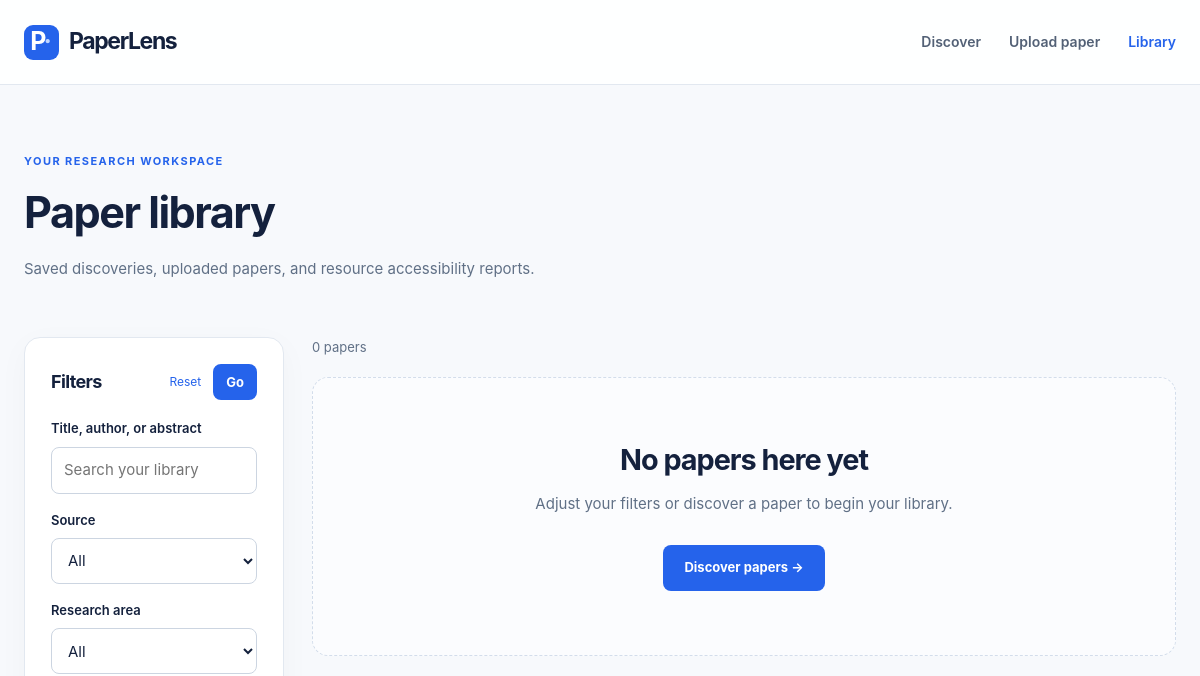
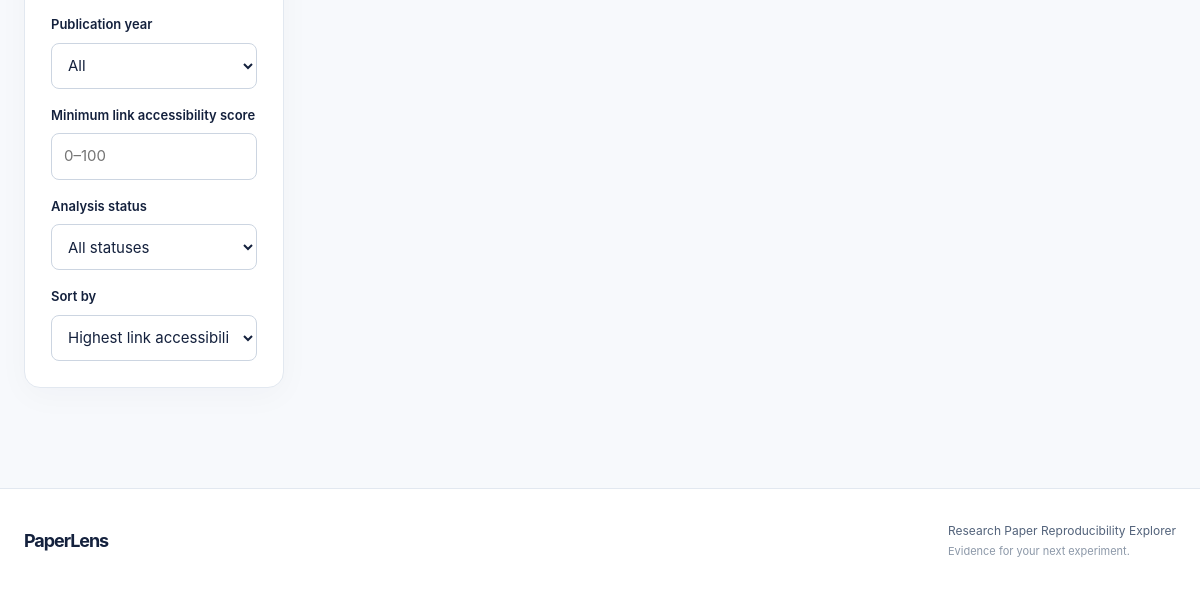
The app's page /library, older data (2 pictures, top to bottom).
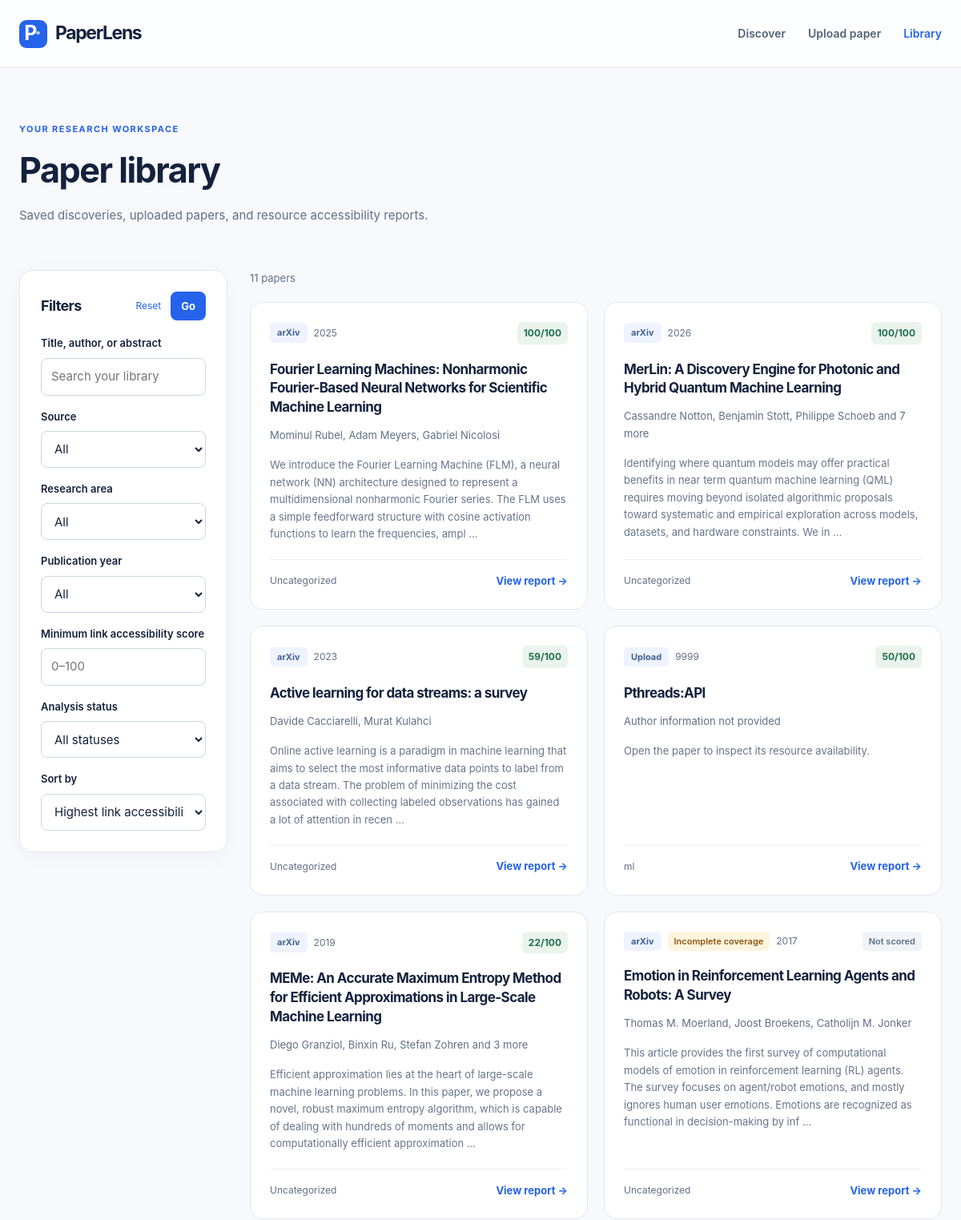
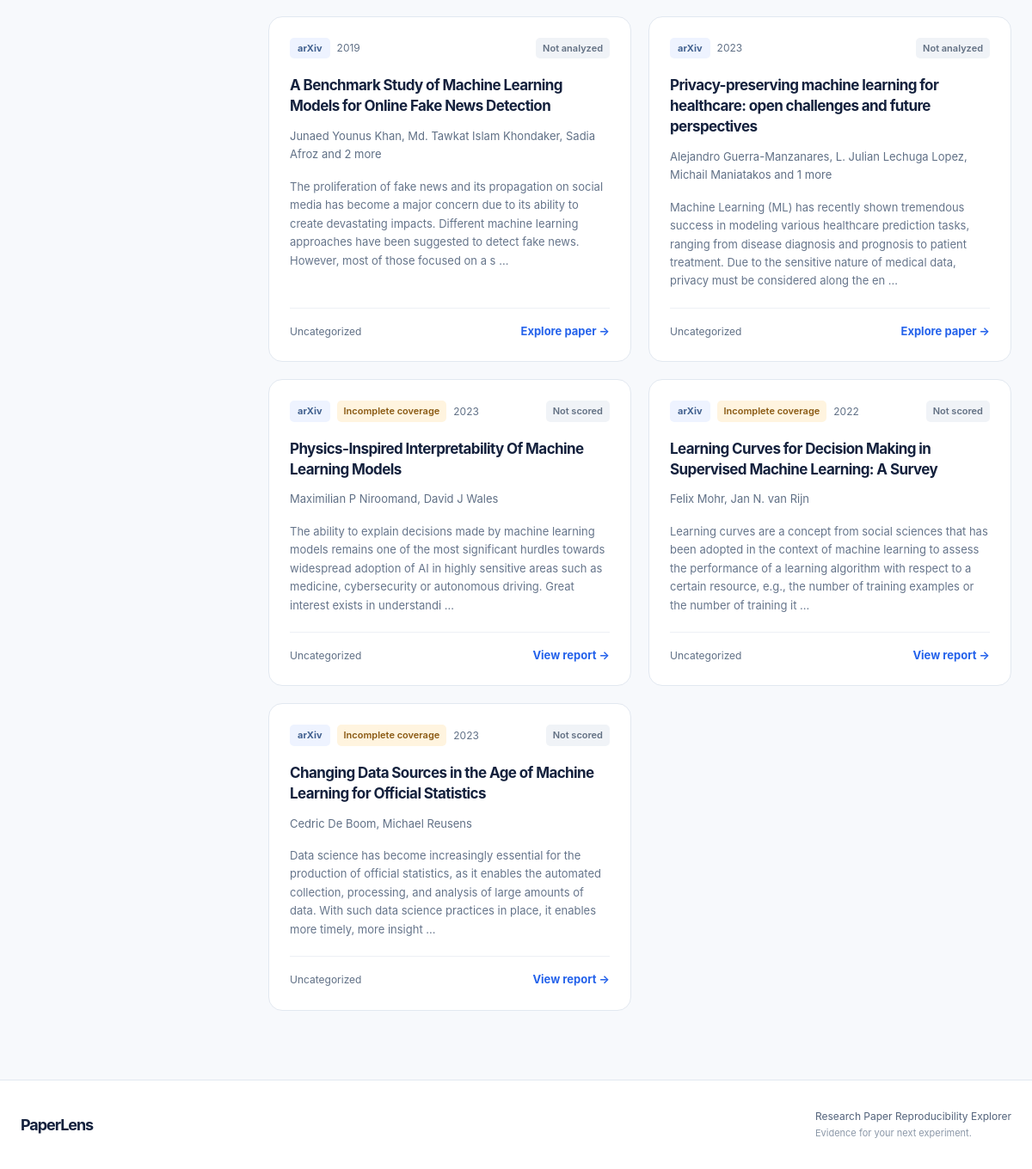
The same page, newer data (2 pictures, top to bottom).
### tables this page shows
CREATE TABLE papers (
    id INTEGER PRIMARY KEY AUTOINCREMENT,

    source TEXT NOT NULL,
    external_id TEXT NOT NULL,

    title TEXT NOT NULL,
    authors TEXT NOT NULL DEFAULT '[]',
    year INTEGER,
    abstract TEXT NOT NULL DEFAULT '',

    paper_url TEXT,
    pdf_url TEXT,

    last_analyzed_at TEXT,

    analysis_status TEXT NOT NULL DEFAULT 'pending'
        CHECK (analysis_status IN ('pending', 'completed', 'partial', 'failed', 'analyzing')),

    identity TEXT UNIQUE NOT NULL,
    area TEXT NOT NULL DEFAULT 'Uncategorized',
    local_path TEXT,
    created_at TEXT NOT NULL,
    report TEXT,
    score INTEGER,

    UNIQUE (source, external_id)
);

### app/routes.py (the view)
    @app.route("/library", methods=["GET"])
    def library():
        selected = filters()
        return render_template(
            "library.html", papers=list_papers(selected), filters=selected, facets=facets()
        )

### app/routes.py (called while the page is built)
def filters():
    result = {
        key: request.args.get(key, "").strip()
        for key in ("q", "source", "area", "year", "min_score", "sort", "analysis_status")
    }
    result["q"] = result["q"][:200]
    if result["sort"] not in ("score", "newest", "year"):
        result["sort"] = "score"
    for key, low, high in (("year", 1000, 9999), ("min_score", 0, 100)):
        if result[key]:
            try:
                value = int(result[key])
                if not low <= value <= high:
                    raise ValueError
            except ValueError:
                abort(400, description="Year or minimum score is invalid.")
    return result

### src/database/db.py (called while the page is built)
def get_connection(db_path=None):
    path = database_path(db_path)
    path.parent.mkdir(parents=True, exist_ok=True)
    db = sqlite3.connect(path, timeout=20)
    db.row_factory = sqlite3.Row
    db.execute("PRAGMA foreign_keys=ON")
    db.execute("PRAGMA synchronous=FULL")
    return db

def database_path(db_path=None):
    value = db_path
    if value is None and has_app_context():
        value = current_app.config.get("DATABASE")
    value = str(value or DATABASE_PATH)
    if value == ":memory:" or value.startswith("file:"):
        raise ValueError("Use a persistent SQLite file path for DATABASE.")
    path = Path(value).expanduser()
    if not path.is_absolute():
        path = PROJECT_ROOT / path
    return path.resolve()

@contextmanager
def connection(db_path=None):
    db = get_connection(db_path)
    try:
        with db:
            yield db
    finally:
        db.close()

def _authors(value):
    if isinstance(value, str):
        try:
            decoded = json.loads(value)
        except ValueError:
            decoded = None
        return (
            decoded
            if isinstance(decoded, list)
            else [name.strip() for name in value.split(";") if name.strip()]
        )
    return list(value or [])

def decode(row):
    if row is None:
        return None
    paper = dict(row)
    paper["authors"] = _authors(paper["authors"])
    paper["analysis_status"] = UI_STATUSES.get(paper["analysis_status"], paper["analysis_status"])
    paper["report"] = json.loads(paper["report"]) if paper["report"] else None
    return paper

### templates/library.html (shortened to what this page needs)
{% extends "base.html" %}
{% from "card.html" import paper_card %}
{% block styles %}
    <link rel="stylesheet"
          href="{{ url_for('static', filename='css/library.css') }}">
{% endblock %}
{% block content %}
    <section class="container page-head">
        <span class="eyebrow">YOUR RESEARCH WORKSPACE</span>
        <div class="section-heading">
            <div>
                <h1>Paper library</h1>
                <p class="muted">Saved discoveries, uploaded papers, and resource accessibility reports.</p>
            </div>
        </div>
    </section>
    <section class="container section library-layout">
        <form class="panel filter-panel" action="{{ url_for('main.library') }}" method="get">
            <div class="section-heading">
                <h2>Filters</h2>
                <div class="filter-actions">
                    <a href="{{ url_for('main.library') }}">Reset</a>
                    <button class="button primary small" type="submit">Go</button>
                </div>
            </div>
            <label for="filter-q">Title, author, or abstract</label>
            <input id="filter-q"
                   name="q"
                   value="{{ filters.q }}"
                   maxlength="200"
                   placeholder="Search your library">
            {% for field, label in [('source', 'Source'), ('area', 'Research area'), ('year', 'Publication year')] %}
                <label for="filter-{{ field }}">{{ label }}</label>
                <select id="filter-{{ field }}" name="{{ field }}">
                    <option value="">All</option>
                </select>
            {% endfor %}
            <label for="filter-score">Minimum link accessibility score</label>
            <input id="filter-score"
                   type="number"
                   min="0"
                   max="100"
                   name="min_score"
                   value="{{ filters.min_score }}"
                   placeholder="0–100">
            <label for="filter-status">Analysis status</label>
            <select id="filter-status" name="analysis_status">
                <option value="">All statuses</option>
            </select>
            <label for="filter-sort">Sort by</label>
            <select id="filter-sort" name="sort">
                {% for value, label in [('newest','Recently saved'),('score','Highest link accessibility'),('year','Publication year')] %}
                    <option value="{{ value }}"
                            {% if filters.sort == value %}selected{% endif %}>{{ label }}</option>
                {% endfor %}
            </select>
        </form>
        <div>
            <p class="result-count">{{ papers|length }} paper{{ '' if papers|length == 1 else 's' }}</p>
            {% if papers %}
                <div class="paper-grid library-grid">
                    {% for paper in papers %}
                        {{ paper_card(paper) }}
                    {% endfor %}
                </div>
            {% else %}
                <div class="empty-state">
                    <h2>No papers here yet</h2>
                    <p>Adjust your filters or discover a paper to begin your library.</p>
                    <a class="button primary"
                       href="{{ url_for('main.search') }}">Discover papers →</a>
                </div>
            {% endif %}
        </div>
    </section>
{% endblock %}

### templates/base.html (shortened to what this page needs)
<!DOCTYPE html>
<html lang="en">
    <head>
        <link rel="stylesheet"
              href="{{ url_for('static', filename='css/style.css') }}">
        <link rel="stylesheet"
              href="{{ url_for('static', filename='css/_cards.css') }}">
        {% block styles %}{% endblock %}
    </head>
    <body>
        <header class="site-header">
            <nav class="nav-shell" aria-label="Main navigation">
                <a class="brand"
                   href="{{ url_for('main.search') }}"
                   aria-label="PaperLens search">
                    <span class="brand-icon" aria-hidden="true">
                        P
                        <span>·</span>
                    </span>
                    PaperLens
                </a>
                <div class="nav-links">
                    <a href="{{ url_for('main.search') }}"
                       {% if request.endpoint == 'main.search' %}aria-current="page"{% endif %}>
                        Discover
                    </a>
                    <a href="{{ url_for('main.upload') }}"
                       {% if request.endpoint == 'main.upload' %}aria-current="page"{% endif %}>
                        Upload paper
                    </a>
                    <a href="{{ url_for('main.library') }}"
                       {% if request.endpoint == 'main.library' %}aria-current="page"{% endif %}>
                        Library
                    </a>
                </div>
            </nav>
        </header>
        <main id="main">
            <div class="container flash-stack" role="status">
            </div>
            {% block content %}{% endblock %}
        </main>
        <footer class="site-footer">
            <div class="container footer-inner">
                <a class="brand" href="{{ url_for('main.search') }}">PaperLens</a>
                <p>
                    Research Paper Reproducibility Explorer
                    <br>
                    <span>Evidence for your next experiment.</span>
                </p>
            </div>
        </footer>
    </body>
</html>

### templates/card.html (shortened to what this page needs)
{% macro paper_card(paper) %}
    <article class="paper-card">
        <div class="card-top">
            <div class="tag-row">
                <span class="tag">{{ paper.source }}</span>
                {% if paper.analysis_status == "partial" %}
                    <span class="status unresolved">Incomplete coverage</span>
                {% elif paper.analysis_status == "failed" %}
                    <span class="status missing">Analysis failed</span>
                {% endif %}
                <span class="meta">{{ paper.year or 'Year unknown' }}</span>
            </div>
            {% if paper.report and paper.score is not none %}
                <span class="score-pill">{{ paper.score }}/100</span>
            {% elif paper.report %}
                <span class="status unchecked">Not scored</span>
            {% else %}
                <span class="status unchecked">Not analyzed</span>
            {% endif %}
        </div>
        <h3>
            <a href="{{ url_for('main.detail', paper_id=paper.id) }}">{{ paper.title }}</a>
        </h3>
        <p class="authors">
            {{ paper.authors[:3] | join(", ") }}
            {% if paper.authors|length > 3 %}
                and {{ paper.authors|length - 3 }} more
            {% endif %}
            {% if not paper.authors %}
                Author information not provided
            {% endif %}
        </p>
        <p class="abstract-preview">
            {{ paper.abstract[:260] }}
            {% if paper.abstract|length > 260 %}
                …
            {% endif %}
            {% if not paper.abstract %}
                Open the paper to inspect its resource availability.
            {% endif %}
        </p>
        <div class="card-bottom">
            <span class="meta">{{ paper.area }}</span>
            <a class="text-link"
               href="{{ url_for('main.detail', paper_id=paper.id) }}">
                {% if paper.report %}
                    View report
                {% else %}
                    Explore paper
                {% endif %}
                <span aria-hidden="true">→</span>
            </a>
        </div>
    </article>
{% endmacro %}

### static/css/style.css (style rules this page uses)
:root { --blue: #2563eb; --blue-dark: #1d4ed8; --ink: #14213d; --muted: #607086; --line: #e2e8f0; --paper: #fff; --background: #f7f9fc; --radius: 16px; --shadow: 0 8px 32px #14213d08; }
* { box-sizing: border-box; }
html { scroll-behavior: smooth; scroll-padding-top: 24px; }
body { margin: 0; background: var(--background); color: var(--ink); font-family: Inter, -apple-system, BlinkMacSystemFont, "Segoe UI", Arial, sans-serif; font-size: 15px; line-height: 1.65; overflow-wrap: anywhere; }
a { color: var(--blue); text-decoration: none; }
button, input, select { font: inherit; }
button, a, input, select { -webkit-tap-highlight-color: transparent; }
button { cursor: pointer; }
input:not([type=checkbox]), select { width: 100%; min-height: 46px; border: 1px solid #ccd5e1; border-radius: 8px; padding: 10px 12px; background: #fff; color: var(--ink); min-width: 0; }
label { display: block; font-weight: 600; font-size: 13px; margin-bottom: 7px; }
h1, h2, h3, p { margin-top: 0; }
h1, h2, h3 { line-height: 1.25; letter-spacing: -.035em; }
h1 { font-size: clamp(1.9rem, 3.6vw, 2.8rem); margin-bottom: 18px; font-weight: 750; }
h2 { font-size: clamp(1.35rem, 2.5vw, 1.8rem); margin-bottom: 14px; }
h3 { font-size: 19px; margin-bottom: 12px; }
p { margin-bottom: 16px; }
p:last-child { margin-bottom: 0; }
.container { width: min(1440px, calc(100% - 48px)); margin-inline: auto; }
.section { padding-block: 32px; }
.page-head { padding-top: 52px; }
.site-header { background: #ffffffed; border-bottom: 1px solid var(--line); }
.nav-shell { width: min(1440px, calc(100% - 48px)); margin: auto; display: flex; align-items: center; justify-content: space-between; gap: 24px; min-height: 84px; }
.brand { display: inline-flex; align-items: center; gap: 10px; font-size: 23px; font-weight: 750; letter-spacing: -.06em; color: var(--ink); white-space: nowrap; }
.brand-icon { display: inline-flex; justify-content: center; align-items: center; width: 35px; height: 35px; background: var(--blue); color: white; border-radius: 9px; font-size: 25px; letter-spacing: -.12em; padding-right: 4px; }
.brand-icon span { color: #c0d6ff; }
.nav-links { display: flex; flex-wrap: wrap; gap: 12px 28px; justify-content: center; }
.nav-links a { display: inline-flex; align-items: center; min-height: 44px; color: #536176; font-size: 14px; font-weight: 600; }
.nav-links a[aria-current=page] { color: var(--blue); }
.eyebrow { display: block; font-size: 11px; letter-spacing: .13em; line-height: 1.6; font-weight: 750; color: var(--blue); margin-bottom: 14px; }
.button { display: inline-flex; align-items: center; justify-content: center; gap: 12px; min-height: 46px; padding: 11px 20px; border: 1px solid transparent; border-radius: 8px; font-size: 13px; font-weight: 650; line-height: 1.4; transition: background .18s, box-shadow .18s; }
.primary { background: var(--blue); color: #fff; }
.text-link { font-size: 13px; font-weight: 650; }
.section-heading { display: flex; align-items: center; justify-content: space-between; gap: 20px; margin-bottom: 24px; }
.section-heading h2, .section-heading p { margin-bottom: 0; }
.panel { padding: 26px; background: #fff; border: 1px solid var(--line); border-radius: var(--radius); box-shadow: var(--shadow); min-width: 0; margin-bottom: 20px; }
.meta { font-size: 12px; color: var(--muted); }
.muted { color: var(--muted); }
.tag-row { display: flex; flex-wrap: wrap; align-items: center; gap: 8px; }
.tag { display: inline-flex; padding: 4px 9px; border-radius: 5px; background: #eef3ff; font-size: 11px; font-weight: 650; color: #42618f; line-height: 1.5; }
.card-top { display: flex; align-items: center; justify-content: space-between; gap: 12px; margin-bottom: 20px; }
.authors { font-size: 13px; color: var(--muted); }
.status { display: inline-flex; align-items: center; padding: 4px 8px; border-radius: 5px; font-size: 11px; line-height: 1.5; font-weight: 600; background: #f0f3f7; color: #627083; }
.status.restricted, .status.unresolved { color: #8a5912; background: #fff4df; }
.flash-stack { padding-top: 16px; }
.site-footer { border-top: 1px solid var(--line); background: #fff; margin-top: 48px; padding: 32px 0; }
.footer-inner { display: flex; justify-content: space-between; align-items: center; gap: 24px; }
.footer-inner .brand { font-size: 18px; }
.footer-inner p { font-size: 12px; color: #53637b; margin: 0; }
.footer-inner p span { color: #8c98a8; font-size: 11px; }
form > label { margin-top: 16px; }

Row changes from the older to the newer data that the page shows:
added papers: source "arXiv", year "2025", score "100", title "Fourier Learning Machines: Nonharmonic Fourier-Based Neural Networks for Scientific Machine Learning", authors "Mominul Rubel, Adam Meyers, Gabriel Nicolosi", abstract "We introduce the Fourier Learning Machine (FLM), a neural network (NN) architecture designed to represent a multidimensional nonharmonic Fourier series. The FLM uses a simple feedforward structure with cosine activation functions to learn the frequencies, ampl", area "Uncategorized", shows "View report"
added papers: source "arXiv", year "2026", score "100", title "MerLin: A Discovery Engine for Photonic and Hybrid Quantum Machine Learning", authors "Cassandre Notton, Benjamin Stott, Philippe Schoeb", authors|length "7", abstract "Identifying where quantum models may offer practical benefits in near term quantum machine learning (QML) requires moving beyond isolated algorithmic proposals toward systematic and empirical exploration across models, datasets, and hardware constraints. We in", area "Uncategorized", shows "View report"
added papers: source "arXiv", year "2023", score "59", title "Active learning for data streams: a survey", authors "Davide Cacciarelli, Murat Kulahci", abstract "Online active learning is a paradigm in machine learning that aims to select the most informative data points to label from a data stream. The problem of minimizing the cost associated with collecting labeled observations has gained a lot of attention in recen", area "Uncategorized", shows "View report"
added papers: source "Upload", year "9999", score "50", title "Pthreads:API", shows "Author information not provided", shows "Open the paper to inspect its resource availability.", area "ml", shows "View report"
added papers: source "arXiv", year "2019", score "22", title "MEMe: An Accurate Maximum Entropy Method for Efficient Approximations in Large-Scale Machine Learning", authors "Diego Granziol, Binxin Ru, Stefan Zohren", authors|length "3", abstract "Efficient approximation lies at the heart of large-scale machine learning problems. In this paper, we propose a novel, robust maximum entropy algorithm, which is capable of dealing with hundreds of moments and allows for computationally efficient approximation", area "Uncategorized", shows "View report"
added papers: source "arXiv", analysis_status "Incomplete coverage", year "2017", shows "Not scored", title "Emotion in Reinforcement Learning Agents and Robots: A Survey", authors "Thomas M. Moerland, Joost Broekens, Catholijn M. Jonker", abstract "This article provides the first survey of computational models of emotion in reinforcement learning (RL) agents. The survey focuses on agent/robot emotions, and mostly ignores human user emotions. Emotions are recognized as functional in decision-making by inf", area "Uncategorized", shows "View report"
added papers: source "arXiv", year "2019", shows "Not analyzed", title "A Benchmark Study of Machine Learning Models for Online Fake News Detection", authors "Junaed Younus Khan, Md. Tawkat Islam Khondaker, Sadia Afroz", authors|length "2", abstract "The proliferation of fake news and its propagation on social media has become a major concern due to its ability to create devastating impacts. Different machine learning approaches have been suggested to detect fake news. However, most of those focused on a s", area "Uncategorized", shows "Explore paper"
added papers: source "arXiv", year "2023", shows "Not analyzed", title "Privacy-preserving machine learning for healthcare: open challenges and future perspectives", authors "Alejandro Guerra-Manzanares, L. Julian Lechuga Lopez, Michail Maniatakos", authors|length "1", abstract "Machine Learning (ML) has recently shown tremendous success in modeling various healthcare prediction tasks, ranging from disease diagnosis and prognosis to patient treatment. Due to the sensitive nature of medical data, privacy must be considered along the en", area "Uncategorized", shows "Explore paper"
added papers: source "arXiv", analysis_status "Incomplete coverage", year "2023", shows "Not scored", title "Physics-Inspired Interpretability Of Machine Learning Models", authors "Maximilian P Niroomand, David J Wales", abstract "The ability to explain decisions made by machine learning models remains one of the most significant hurdles towards widespread adoption of AI in highly sensitive areas such as medicine, cybersecurity or autonomous driving. Great interest exists in understandi", area "Uncategorized", shows "View report"
added papers: source "arXiv", analysis_status "Incomplete coverage", year "2022", shows "Not scored", title "Learning Curves for Decision Making in Supervised Machine Learning: A Survey", authors "Felix Mohr, Jan N. van Rijn", abstract "Learning curves are a concept from social sciences that has been adopted in the context of machine learning to assess the performance of a learning algorithm with respect to a certain resource, e.g., the number of training examples or the number of training it", area "Uncategorized", shows "View report"
added papers: source "arXiv", analysis_status "Incomplete coverage", year "2023", shows "Not scored", title "Changing Data Sources in the Age of Machine Learning for Official Statistics", authors "Cedric De Boom, Michael Reusens", abstract "Data science has become increasingly essential for the production of official statistics, as it enables the automated collection, processing, and analysis of large amounts of data. With such data science practices in place, it enables more timely, more insight", area "Uncategorized", shows "View report"
Text that changed along with them:
{{ papers|length }}: "0" → "11"
text no longer shown: "No papers here yet Adjust your filters or discover a paper to begin your library. Discover papers →"
